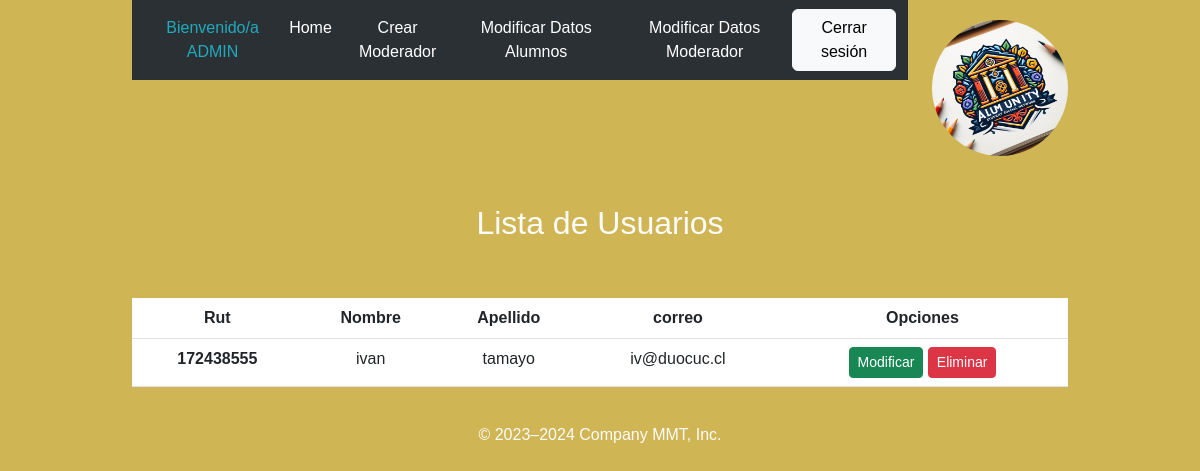
The page /listarAlumnos/ (signed in) on the database as committed earlier.
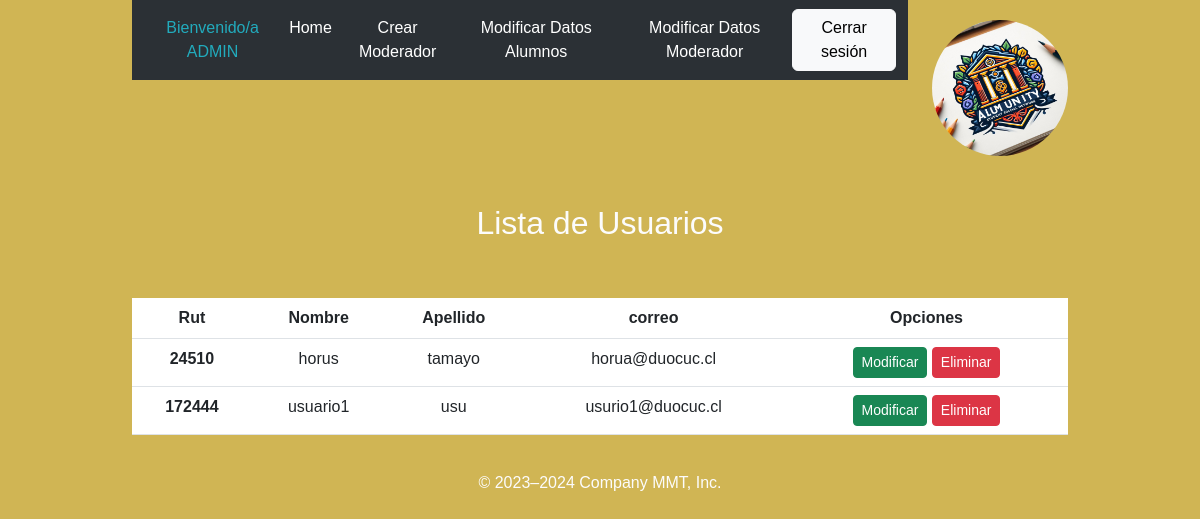
The same page on the database as committed later.
### appweb/models.py (models this page shows, shortened)
class Datos_Alumnos(models.Model):
    nombre_Usuario = models.CharField(max_length=50)
    apellido_Usuario = models.CharField(max_length=50)
    rut_Usuario = models.CharField(max_length=12)
    telefono_Usuario = models.CharField(max_length=20, default='+569 ')
    carrera_Usuario = models.IntegerField(choices=carreras, default='')
    semestre_Usuario = models.CharField(max_length=12,default='')
    correo = models.CharField(max_length=50)
    password = models.CharField(max_length=20)
    confirmar_password = models.CharField(max_length=20,default='')

### appweb/views.py (the view)
# urls.py: path('listarAlumnos/', listarAlumnos, name="listarAlumnos"),
@login_required(login_url='/accounts/login/')
def listarAlumnos(request):
    usuairos = Datos_Alumnos.objects.all()
    data={
        'usuarios': usuairos
    }
    return render(request, "mantenedor/listarAlumnos.html", data)

### appweb/templates/mantenedor/listarAlumnos.html (shortened to what this page needs)
{% extends 'baseAdmin.html' %}
{% load static %}
{% load crispy_forms_tags %}
{% block contenido3 %}
<div class="container mt-5">
    <div class="text-center">
        <h2 class="mt-4">Lista de Usuarios</h2>
    </div>
<br><br>
<table class="table">
<thead>
        <tr>
        <th scope="col">Rut</th>
        <th scope="col">Nombre</th>
        <th scope="col">Apellido</th>
        <th scope="col">correo</th>
        <th scope="col">Opciones</th>
        </tr>
    </thead>
    <tbody>
        {% for p in usuarios %}
    <tr>
        <th scope="row">{{p.rut_Usuario}}</th>
        <td>{{p.nombre_Usuario}}</td>
        <td>{{p.apellido_Usuario}}</td>
        <td>{{p.correo}}</td>
        <td>
            <a href="{% url 'modificarAlumno' p.rut_Usuario %}" class="btn btn-success btn-sm" >Modificar </a>
            <a href="#" onclick="eliminarusuario('{{p.rut_Usuario}}')" class="btn btn-danger btn-sm" >Eliminar </a>
        </td>
        </tr>
        {% endfor %}
    </tbody>
    </table>
</div>
{% endblock %}

### appweb/templates/baseAdmin.html (shortened to what this page needs)
<!DOCTYPE html>
<html lang="es">
<head>
    <link href="https://cdn.jsdelivr.net/npm/bootstrap@5.3.0-alpha2/dist/css/bootstrap.min.css" rel="stylesheet"
 />
        {% load static %}
        <link href="https://cdn.jsdelivr.net/npm/sweetalert2@11.7/dist/sweetalert2.min.css" rel="stylesheet">
        <link rel="stylesheet" type="text/css" href="{% static '../static/css/estilos.css' %}">
</head>
<body>
<header>
    <div class="container">
        <div class="row">
            <div class="col-10">
                <nav class="navbar navbar-expand-lg bg-body-tertiary" data-bs-theme="dark" id="barranav">
                    <div class="container-fluid">
                        <div class="collapse navbar-collapse" id="navbarTogglerDemo01">
                            <ul class="navbar-nav me-auto mb-2 mb-lg-0">
                                <li class="nav-item">
                                    <a class="nav-link mr-3" aria-current="page">Bienvenido/a {{ user.username | upper }}</a>
                                </li>
                                <li class="nav-item">
                                    <a class="nav-link active" aria-current="page" href="{% url 'homeAdmin' %}">Home</a>
                                </li>
                                <li class="nav-item">
                                    <a class="nav-link active" aria-current="page" href="{% url 'registroUsuariosAdmin' %}">Crear Moderador</a>
                                </li>
                                <li class="nav-item">
                                    <a class="nav-link active" aria-current="page" href="{% url 'listarAlumnos' %}">Modificar Datos Alumnos</a>
                                </li>
                                <li class="nav-item">
                                    <a class="nav-link active" aria-current="page" href="{% url 'listarModerador' %}">Modificar Datos Moderador</a>
                                </li>
                            </ul>
                            <form action="{% url 'logout' %}" method="post">{% csrf_token %}<button type="submit" class="btn btn-light ml-3">Cerrar sesión</button></form>
                        </div>
                    </div>
                </nav>
            </div>
            <div class="col-2">
                <a href="{% url 'homeAdmin' %}">
                    <img src="{% static '../static/imagenes/logoInicio.jpg' %}" class="d-block w-100 rounded-circle" style="margin-top: 20px;">
                </a>
            </div>
        </div>
    </div>
</header>
<main>
    <div id="contenido">
        {% block contenido3 %}
        {% endblock %}
    </div>
</main>
<div>
    <footer class="container">
        <p>© 2023–2024 Company MMT, Inc.
        </p>
    </footer>
</div>
</body>
</html>

### appweb/static/css/estilos.css (style rules this page uses)
.container { margin: 0 auto; width: 80%; text-align: center; font-family: Arial, sans-serif; color: rgb(239, 245, 248); }
footer p { margin: 0; padding: 20px 0; }
.nav-item .nav-link { color: #22abbd; }

### appweb/templates/baseAdmin.html (style rules this page uses)
.container { text-align: center; font-family: Arial, sans-serif; color: rgb(252, 252, 252); }
body { background-color: #d0b554; }

Rows that differ between the two databases and show on the page:
changed Datos_Alumnos "tamayo": rut_Usuario "172438555" → "24510"; nombre_Usuario "ivan" → "horus"; correo "iv@duocuc.cl" → "horua@duocuc.cl"
added Datos_Alumnos: rut_Usuario "172444", nombre_Usuario "usuario1", apellido_Usuario "usu", correo "usurio1@duocuc.cl"
